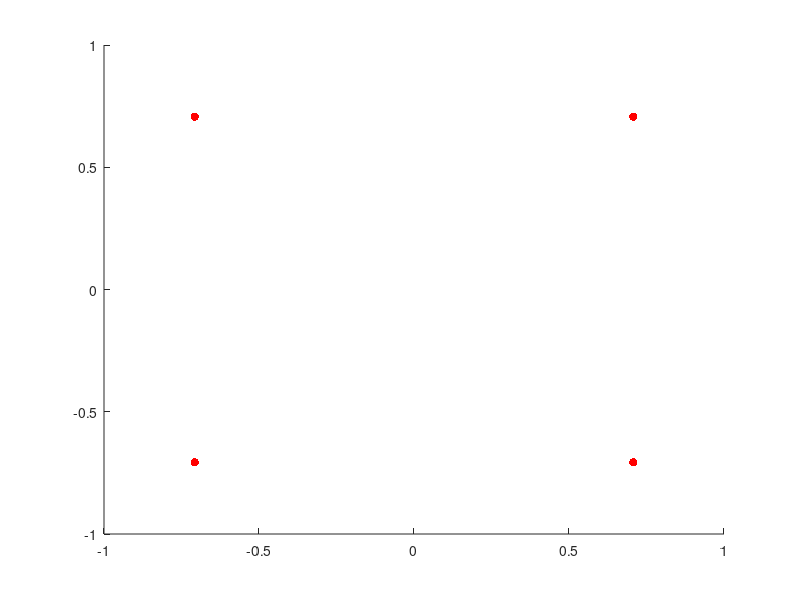
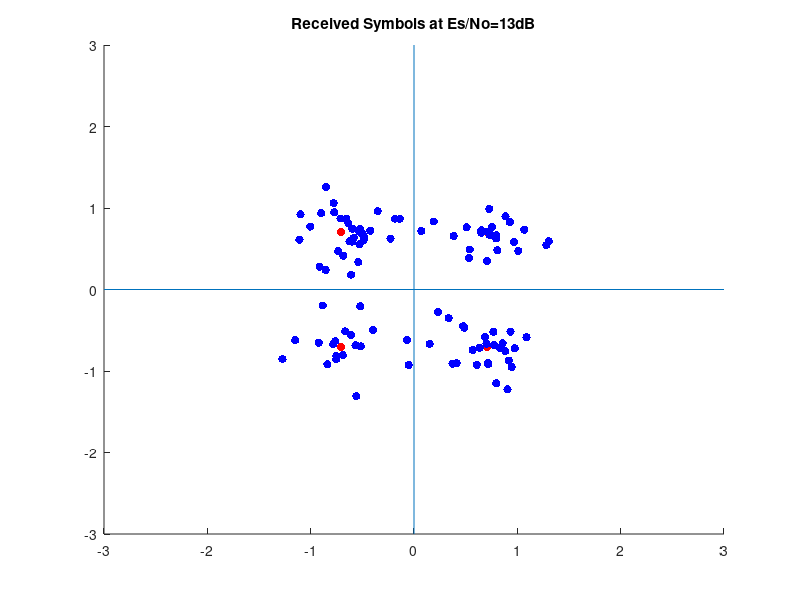

The MATLAB source for these figures, in order: (Note: this script raises an error after producing the figures.)
% CT111 Lab 6
% Developer: Dr. Adit Shah
% ID: 201901454

%% QPSK Modem

% Modulation
r=1/sqrt(2);
M=4;
L=100;
k=2;
Es=2.5;
s=[-r,-r;-r,r;r,-r;r,r];
scatter(s(:,1),s(:,2),'r','filled');
data_packet=randi(2,1,k*L)-1;
transmitted=-ones(L,2);
% Converting into L parallel blocks each having k bits
for i=1:L
    temp=data_packet(i*k-k+1:i*k);
    if(temp==[0 0])
        transmitted(i,:)=s(1,:);
    elseif(temp==[0 1])
        transmitted(i,:)=s(2,:);
    elseif(temp==[1 0])
        transmitted(i,:)=s(3,:);
    elseif(temp==[1 1])
        transmitted(i,:)=s(4,:);
    end
end

% AWGN Channel
noise=-ones(L,2);  % Allocating memory for noise beforehand
SNR=13;
SNR_lin=10.^(0.1*SNR);
sigma2=0.5*Es./(SNR_lin);
sigma=sqrt(sigma2);
noise(:,1)=sigma*randn(1,L);
noise(:,2)=sigma*randn(1,L);
% disp(var(noise(:,1)));
% disp(sigma2);

% Demodulator
received=transmitted+noise;     % Adding AWGN to the transmitted symbols

% Constellation plot of received symbols superimposed on transmitted
% symbols
figure(2);
scatter(transmitted(:,1),transmitted(:,2),'r','filled');
hold on;
scatter(received(:,1),received(:,2),'b','filled');
hold on;
xlim([-3 3])
ylim([-3 3])
xL = xlim;
yL = ylim;
line([0 0], yL);  %y-axis
line(xL, [0 0]);  %x-axis
title('Received Symbols at Es/No=13dB');
% Minimum distance symbol detection
demodulated=-ones(L,2);
for i=1:L
    temp=received(i,:);
     min=deuclid(temp,s(1,:));
     for j=1:M
         if(deuclid(temp,s(j,:))<=min)
             min=deuclid(temp,s(j,:));
             demodulated(i,:)=s(j,:);
         end
     end
end

% To find the number of symbols received in error
j=sqrt(-1);
diff=demodulated-transmitted;
comp_diff=diff(:,1)+j*diff(:,2);
comp_diff(comp_diff~=0)=1;
symb_err=(sum(comp_diff))/L;  % prob. of symbols getting received in error

%% Monte Carlo Simulations for QPSK
clc; close all;
Nsim=10000;
r=1/sqrt(2);
M=4;
L=100;
k=2;
Es=1;
s=[-r,-r;-r,r;r,-r;r,r];
symb_err_prob=zeros(1,16);
Psymb_err_UUB=zeros(1,16);
for t=0:1:15
    for z=1:Nsim
        % Modulation
        data_packet=randi(2,1,k*L)-1;
        transmitted=-ones(L,2);
        % Converting into L parallel blocks each having k bits
        for i=1:L
            temp=data_packet(i*k-k+1:i*k);
            if(temp==[0 0])
                transmitted(i,:)=s(1,:);
            elseif(temp==[0 1])
                transmitted(i,:)=s(2,:);
            elseif(temp==[1 0])
                transmitted(i,:)=s(3,:);
            elseif(temp==[1 1])
                transmitted(i,:)=s(4,:);
            end
        end

        % AWGN Channel
        noise=-ones(L,2);  % Allocating memory for noise beforehand
        SNR=t;
        SNR_lin=10.^(0.1*SNR);
        sigma2=0.5*Es./(SNR_lin);
        sigma=sqrt(sigma2);
        noise(:,1)=sigma*randn(1,L);
        noise(:,2)=sigma*randn(1,L);

        % Demodulator
        received=transmitted+noise;     % Adding AWGN to the transmitted symbols

        % Minimum distance symbol detection
        demodulated=-ones(L,2);
        for i=1:L
            temp=received(i,:);
             min=deuclid(temp,s(1,:));
             for j=1:M
                 if(deuclid(temp,s(j,:))<=min)
                     min=deuclid(temp,s(j,:));
                     demodulated(i,:)=s(j,:);
                 end
             end
        end

        % To find the number of symbols received in error
        j=sqrt(-1);
        diff=demodulated-transmitted;
        comp_diff=diff(:,1)+j*diff(:,2);
        comp_diff(comp_diff~=0)=1;
        symb_err=(sum(comp_diff))/L;   % prob. of symbols getting received in error
        symb_err_prob(t+1)=symb_err_prob(t+1)+symb_err;
    end
    symb_err_prob(t+1)=symb_err_prob(t+1)/Nsim;
    Psymb_err_UUB(t+1)=2*qfunc(sqrt(2)/(2*sigma))+qfunc(2/(2*sigma));
end
SNR=0:1:15;
semilogy(SNR,symb_err_prob,'bo:','linewidth',2,'markerfacecolor','b');
hold on;
semilogy(SNR,Psymb_err_UUB,'r','linewidth',2);
legend('Simulatation','Theory');
title('Symbol Error Probability Evaluation for QPSK Modulation');
ylabel('Probability of Symbol Error');
xlabel('E_s/N_0 in dB'); grid


%% 8-PSK Modem
% Modulation
r=1/sqrt(2);
M=8;
L=100;
k=3;
Es=1;
s=[0 1;r r;1 0;r -r;0 -1;-r -r;-1 0;-r r];
scatter(s(:,1),s(:,2),'r','filled');
data_packet=randi(2,1,k*L)-1;
transmitted=-ones(L,2);
% Converting into L parallel blocks each having k bits(gray code)
for i=1:L
    temp=data_packet(i*k-k+1:i*k);
    if(temp==[0 0 0])
        transmitted(i,:)=s(1,:);
    elseif(temp==[0 0 1])
        transmitted(i,:)=s(2,:);
    elseif(temp==[0 1 1])
        transmitted(i,:)=s(3,:);
    elseif(temp==[0 1 0])
        transmitted(i,:)=s(4,:);
    elseif(temp==[1 1 0])
        transmitted(i,:)=s(5,:);
    elseif(temp==[1 1 1])
        transmitted(i,:)=s(6,:);
    elseif(temp==[1 0 1])
        transmitted(i,:)=s(7,:);
    elseif(temp==[1 0 0])
        transmitted(i,:)=s(8,:);
    end
end

% AWGN Channel
noise=-ones(L,2);  % Allocating memory for noise beforehand
SNR=13;
SNR_lin=10.^(0.1*SNR);
sigma2=0.5*Es./(SNR_lin);
sigma=sqrt(sigma2);
noise(:,1)=sigma*randn(1,L);
noise(:,2)=sigma*randn(1,L);

% Demodulator
received=transmitted+noise;     % Adding AWGN to the transmitted symbols

% Constellation plot of received symbols superimposed on transmitted
% symbols
figure(2);
scatter(transmitted(:,1),transmitted(:,2),'r','filled');
hold on;
scatter(received(:,1),received(:,2),'b','filled');
title('Received Symbols at Es/No=13dB');
xlim([-2.5 2.5])
ylim([-2.5 2.5])
% Minimum distance symbol detection
demodulated=-ones(L,2);
for i=1:L
    temp=received(i,:);
     min=deuclid(temp,s(1,:));
     for j=1:M
         if(deuclid(temp,s(j,:))<=min)
             min=deuclid(temp,s(j,:));
             demodulated(i,:)=s(j,:);
         end
     end
end

% To find the number of symbols received in error
j=sqrt(-1);
diff=demodulated-transmitted;
comp_diff=diff(:,1)+j*diff(:,2);
comp_diff(comp_diff~=0)=1;
symb_err=(sum(comp_diff))/L;  % prob. of symbols getting received in error

%% Monte Carlo Simulations for 8-PSK
clc; close all;
Nsim=10000;
r=1/sqrt(2);
M=8;
L=100;
k=3;
Es=1;
s=[0 1;r r;1 0;r -r;0 -1;-r -r;-1 0;-r r];
symb_err_prob=zeros(1,16);
Psymb_err_IUB=zeros(1,16);
for t=0:1:15
    for z=1:Nsim
        % Modulation
        data_packet=randi(2,1,k*L)-1;
        transmitted=-ones(L,2);
        % Converting into L parallel blocks each having k bits
        for i=1:L
            temp=data_packet(i*k-k+1:i*k);
            if(temp==[0 0 0])
                transmitted(i,:)=s(1,:);
            elseif(temp==[0 0 1])
                transmitted(i,:)=s(2,:);
            elseif(temp==[0 1 1])
                transmitted(i,:)=s(3,:);
            elseif(temp==[0 1 0])
                transmitted(i,:)=s(4,:);
            elseif(temp==[1 1 0])
                transmitted(i,:)=s(5,:);
            elseif(temp==[1 1 1])
                transmitted(i,:)=s(6,:);
            elseif(temp==[1 0 1])
                transmitted(i,:)=s(7,:);
            elseif(temp==[1 0 0])
                transmitted(i,:)=s(8,:);
            end
        end

        % AWGN Channel
        noise=-ones(L,2);  % Allocating memory for noise beforehand
        SNR=t;
        SNR_lin=10.^(0.1*SNR);
        sigma2=0.5*Es./(SNR_lin);
        sigma=sqrt(sigma2);
        noise(:,1)=sigma*randn(1,L);
        noise(:,2)=sigma*randn(1,L);

        % Demodulator
        received=transmitted+noise;     % Adding AWGN to the transmitted symbols

        % Minimum distance symbol detection
        demodulated=-ones(L,2);
        for i=1:L
            temp=received(i,:);
             min=deuclid(temp,s(1,:));
             for j=1:M
                 if(deuclid(temp,s(j,:))<=min)
                     min=deuclid(temp,s(j,:));
                     demodulated(i,:)=s(j,:);
                 end
             end
        end

        % To find the number of symbols received in error
        j=sqrt(-1);
        diff=demodulated-transmitted;
        comp_diff=diff(:,1)+j*diff(:,2);
        comp_diff(comp_diff~=0)=1;
        symb_err=(sum(comp_diff))/L;   % prob. of symbols getting received in error
        symb_err_prob(t+1)=symb_err_prob(t+1)+symb_err;
    end
    symb_err_prob(t+1)=symb_err_prob(t+1)/Nsim;
    Psymb_err_IUB(t+1)=2*qfunc(sqrt((2-sqrt(2)))/(2*sigma));
end
SNR=0:1:15;
semilogy(SNR,symb_err_prob,'bo:','linewidth',2,'markerfacecolor','b');
hold on;
semilogy(SNR,Psymb_err_IUB,'r','linewidth',2);
legend('Simulatation','Theory');
title('Symbol Error Probability Evaluation for 8-PSK Modulation');
ylabel('Probability of Symbol Error');
xlabel('E_s/N_0 in dB'); grid;

%% 16-APSK Modem

% Modulation
M=16;
r=1/sqrt(2);
x=cosd(22.5);
y=sind(22.5);
L=100;
k=4;
Es=15/4;
s=[-1,-1;-1,1;1,-1;1,1;-3,-3;-3,3;3,-3;3,3;
   -3,-1;-3,1;3,-1;3,1;-1,-3;-1,3;1,-3;1,3];
scatter(s(:,1),s(:,2),'r','filled');
data_packet=randi(2,1,k*L)-1;
transmitted=-ones(L,2);
% Converting into L parallel blocks each having k bits(gray code)
for i=1:L
    temp=data_packet(i*k-k+1:i*k);
    if(temp==[0 1 0 1])
        transmitted(i,:)=s(1,:);
    elseif(temp==[1 0 0 1])
        transmitted(i,:)=s(2,:);
    elseif(temp==[0 1 1 0])
        transmitted(i,:)=s(3,:);
    elseif(temp==[1 0 1 0])
        transmitted(i,:)=s(4,:);
    elseif(temp==[0 0 0 0])
        transmitted(i,:)=s(5,:);
    elseif(temp==[1 1 0 0])
        transmitted(i,:)=s(6,:);
    elseif(temp==[0 0 1 1])
        transmitted(i,:)=s(7,:);
    elseif(temp==[1 1 1 1])
        transmitted(i,:)=s(8,:);
    elseif(temp==[0 1 0 0])
        transmitted(i,:)=s(9,:);
    elseif(temp==[1 0 0 0])
        transmitted(i,:)=s(10,:);
    elseif(temp==[0 1 1 1])
        transmitted(i,:)=s(11,:);
    elseif(temp==[1 0 1 1])
        transmitted(i,:)=s(12,:);
    elseif(temp==[0 0 0 1])
        transmitted(i,:)=s(13,:);
    elseif(temp==[1 1 0 1])
        transmitted(i,:)=s(14,:);
    elseif(temp==[0 0 1 0])
        transmitted(i,:)=s(15,:);
    elseif(temp==[1 1 1 0])
        transmitted(i,:)=s(16,:);
    end
end

% AWGN Channel
noise=-ones(L,2);  % Allocating memory for noise beforehand
SNR=13;
SNR_lin=10.^(0.1*SNR);
sigma2=0.5*Es./(SNR_lin);
sigma=sqrt(sigma2);
noise(:,1)=sigma*randn(1,L);
noise(:,2)=sigma*randn(1,L);

% Demodulator
received=transmitted+noise;     % Adding AWGN to the transmitted symbols

% Constellation plot of received symbols superimposed on transmitted
% symbols
figure(2);
scatter(transmitted(:,1),transmitted(:,2),'r','filled');
hold on;
scatter(received(:,1),received(:,2),'b','filled');
title('Received Symbols at Es/No=13dB');
y = 0;
line([-4,4],[y,y])
y = 2;
line([-4,4],[y,y])
y = -2;
line([-4,4],[y,y])
y = 4;
line([-4,4],[y,y])
y = -4;
line([-4,4],[y,y])
x = 0;
line([x,x],[-4,4])
x = 2;
line([x,x],[-4,4])
x = 4;
line([x,x],[-4,4])
x = -2;
line([x,x],[-4,4])
x = -4;
line([x,x],[-4,4])
xlim([-4 4 ])
ylim([-4 4])
% Minimum distance symbol detection
demodulated=-ones(L,2);
for i=1:L
    temp=received(i,:);
     min=deuclid(temp,s(1,:));
     for j=1:M
         if(deuclid(temp,s(j,:))<=min)
             min=deuclid(temp,s(j,:));
             demodulated(i,:)=s(j,:);
         end
     end
end

% To find the number of symbols received in error
j=sqrt(-1);
diff=demodulated-transmitted;
comp_diff=diff(:,1)+j*diff(:,2);
comp_diff(comp_diff~=0)=1;
symb_err=(sum(comp_diff))/L;  % prob. of symbols getting received in error

%% Monte Carlo Simulations for 16-APSK
clc; close all;
Nsim=10000;
M=16;
L=100;
k=4;
Es=15/4;
s=[-1,-1;-1,1;1,-1;1,1;-3,-3;-3,3;3,-3;3,3;
   -3,-1;-3,1;3,-1;3,1;-1,-3;-1,3;1,-3;1,3];
symb_err_prob=zeros(1,16);
Psymb_err_IUB=zeros(1,16);
for t=0:1:15
    for z=1:Nsim
        % Modulation
        data_packet=randi(2,1,k*L)-1;
        transmitted=-ones(L,2);
        % Converting into L parallel blocks each having k bits
        for i=1:L
            temp=data_packet(i*k-k+1:i*k);
           if(temp==[0 1 0 1])
                transmitted(i,:)=s(1,:);
            elseif(temp==[1 0 0 1])
                transmitted(i,:)=s(2,:);
            elseif(temp==[0 1 1 0])
                transmitted(i,:)=s(3,:);
            elseif(temp==[1 0 1 0])
                transmitted(i,:)=s(4,:);
            elseif(temp==[0 0 0 0])
                transmitted(i,:)=s(5,:);
            elseif(temp==[1 1 0 0])
                transmitted(i,:)=s(6,:);
            elseif(temp==[0 0 1 1])
                transmitted(i,:)=s(7,:);
            elseif(temp==[1 1 1 1])
                transmitted(i,:)=s(8,:);
            elseif(temp==[0 1 0 0])
                transmitted(i,:)=s(9,:);
            elseif(temp==[1 0 0 0])
                transmitted(i,:)=s(10,:);
            elseif(temp==[0 1 1 1])
                transmitted(i,:)=s(11,:);
            elseif(temp==[1 0 1 1])
                transmitted(i,:)=s(12,:);
            elseif(temp==[0 0 0 1])
                transmitted(i,:)=s(13,:);
            elseif(temp==[1 1 0 1])
                transmitted(i,:)=s(14,:);
            elseif(temp==[0 0 1 0])
                transmitted(i,:)=s(15,:);
            elseif(temp==[1 1 1 0])
                transmitted(i,:)=s(16,:);
            end
        end

        % AWGN Channel
        noise=-ones(L,2);  % Allocating memory for noise beforehand
        SNR=t;
        SNR_lin=10.^(0.1*SNR);
        sigma2=0.5*Es./(SNR_lin);
        sigma=sqrt(sigma2);
        noise(:,1)=sigma*randn(1,L);
        noise(:,2)=sigma*randn(1,L);

        % Demodulator
        received=transmitted+noise;     % Adding AWGN to the transmitted symbols

        % Minimum distance symbol detection
        demodulated=-ones(L,2);
        for i=1:L
            temp=received(i,:);
             min=deuclid(temp,s(1,:));
             for j=1:M
                 if(deuclid(temp,s(j,:))<=min)
                     min=deuclid(temp,s(j,:));
                     demodulated(i,:)=s(j,:);
                 end
             end
        end

        % To find the number of symbols received in error
        j=sqrt(-1);
        diff=demodulated-transmitted;
        comp_diff=diff(:,1)+j*diff(:,2);
        comp_diff(comp_diff~=0)=1;
        symb_err=(sum(comp_diff))/L;   % prob. of symbols getting received in error
        symb_err_prob(t+1)=symb_err_prob(t+1)+symb_err;
    end
    symb_err_prob(t+1)=symb_err_prob(t+1)/Nsim;
    Psymb_err_IUB(t+1)=4*qfunc(2/(2*sigma));
end
SNR=0:1:15;
semilogy(SNR,symb_err_prob,'bo:','linewidth',2,'markerfacecolor','b');
hold on;
semilogy(SNR,Psymb_err_IUB,'r','linewidth',2);
legend('Simulatation','Theory');
title('Symbol Error Probability Evaluation for 16-APSK Modulation');
ylabel('Probability of Symbol Error');
xlabel('E_s/N_0 in dB'); grid;
%% 32-QAM Modem

% Modulation
M=32;
L=100;
k=5;
Es=150/32;
s=[0.5 0.5;0.5 1.5;0.5 2.5;1.5 0.5;1.5 1.5;1.5 2.5;2.5 0.5;2.5 1.5;
   -0.5 0.5;-0.5 1.5;-0.5 2.5;-1.5 0.5;-1.5 1.5;-1.5 2.5;-2.5 0.5;-2.5 1.5;
   -0.5 -0.5;-0.5 -1.5;-0.5 -2.5;-1.5 -0.5;-1.5 -1.5;-1.5 -2.5;-2.5 -0.5;-2.5 -1.5;
   0.5 -0.5;0.5 -1.5;0.5 -2.5;1.5 -0.5;1.5 -1.5;1.5 -2.5;2.5 -0.5;2.5 -1.5;];
scatter(s(:,1),s(:,2),'r','filled');
data_packet=randi(2,1,k*L)-1;
transmitted=-ones(L,2);
% Converting into L parallel blocks each having k bits(gray code)
for i=1:L
    temp=data_packet(i*k-k+1:i*k);
    if(temp==[0 0 0 1 1])
        transmitted(i,:)=s(1,:);
    elseif(temp==[1 0 1 1 1])
        transmitted(i,:)=s(2,:);
    elseif(temp==[0 1 0 0 1])
        transmitted(i,:)=s(3,:);
    elseif(temp==[0 0 1 1 0])
        transmitted(i,:)=s(4,:);
    elseif(temp==[0 1 0 1 0])
        transmitted(i,:)=s(5,:);
    elseif(temp==[0 1 1 0 0])
        transmitted(i,:)=s(6,:);
    elseif(temp==[0 1 1 1 1])
        transmitted(i,:)=s(7,:);
    elseif(temp==[0 0 1 0 1])
        transmitted(i,:)=s(8,:);
    elseif(temp==[0 0 0 0 0])
        transmitted(i,:)=s(9,:);
    elseif(temp==[1 0 0 1 0])
        transmitted(i,:)=s(10,:);
    elseif(temp==[1 1 1 1 0])
        transmitted(i,:)=s(11,:);
    elseif(temp==[1 0 0 0 1])
        transmitted(i,:)=s(12,:);
    elseif(temp==[1 1 0 1 1])
        transmitted(i,:)=s(13,:);
    elseif(temp==[1 1 1 0 1])
        transmitted(i,:)=s(14,:);
    elseif(temp==[1 1 0 0 0])
        transmitted(i,:)=s(15,:);
    elseif(temp==[1 0 1 0 0])
        transmitted(i,:)=s(16,:);
    elseif(temp==[0 1 1 0 1])
        transmitted(i,:)=s(17,:);
    elseif(temp==[1 1 1 1 1])
        transmitted(i,:)=s(18,:);
    elseif(temp==[1 0 0 1 1])
        transmitted(i,:)=s(19,:);
    elseif(temp==[0 1 1 1 0])
        transmitted(i,:)=s(20,:);
    elseif(temp==[1 0 1 1 0])
        transmitted(i,:)=s(21,:);
    elseif(temp==[0 0 0 1 0])
        transmitted(i,:)=s(22,:);
    elseif(temp==[0 0 1 1 1])
        transmitted(i,:)=s(23,:);
    elseif(temp==[0 1 0 1 1])
        transmitted(i,:)=s(24,:);
    elseif(temp==[1 1 1 0 0])
        transmitted(i,:)=s(25,:);
    elseif(temp==[1 1 0 1 0])
        transmitted(i,:)=s(26,:);
    elseif(temp==[0 0 1 0 0])
        transmitted(i,:)=s(27,:);
    elseif(temp==[1 1 0 0 1])
        transmitted(i,:)=s(28,:);
    elseif(temp==[1 0 1 0 1])
        transmitted(i,:)=s(29,:);
    elseif(temp==[0 0 0 0 1])
        transmitted(i,:)=s(30,:);
    elseif(temp==[1 0 0 0 0])
        transmitted(i,:)=s(31,:);
    elseif(temp==[0 1 0 0 0])
        transmitted(i,:)=s(32,:);
    end
end

% AWGN Channel
noise=-ones(L,2);  % Allocating memory for noise beforehand
SNR=13;
SNR_lin=10.^(0.1*SNR);
sigma2=0.5*Es./(SNR_lin);
sigma=sqrt(sigma2);
noise(:,1)=sigma*randn(1,L);
noise(:,2)=sigma*randn(1,L);

% Demodulator
received=transmitted+noise;     % Adding AWGN to the transmitted symbols

% Constellation plot of received symbols superimposed on transmitted
% symbols
figure(2);
scatter(transmitted(:,1),transmitted(:,2),'r','filled');
hold on;
scatter(received(:,1),received(:,2),'b','filled');
title('Received Symbols at Es/No=13dB');
xlim([-6 6 ])
ylim([-6 6])

% Minimum distance symbol detection
demodulated=-ones(L,2);
for i=1:L
    temp=received(i,:);
     min=deuclid(temp,s(1,:));
     for j=1:M
         if(deuclid(temp,s(j,:))<=min)
             min=deuclid(temp,s(j,:));
             demodulated(i,:)=s(j,:);
         end
     end
end

% To find the number of symbols received in error
j=sqrt(-1);
diff=demodulated-transmitted;
comp_diff=diff(:,1)+j*diff(:,2);
comp_diff(comp_diff~=0)=1;
symb_err=(sum(comp_diff))/L;  % prob. of symbols getting received in error
%% Monte Carlo Simulations for 32 QAM
clc; close all;
Nsim=10000;
M=32;
L=100;
k=5;
Es=150/32;
s=[0.5 0.5;0.5 1.5;0.5 2.5;1.5 0.5;1.5 1.5;1.5 2.5;2.5 0.5;2.5 1.5;
   -0.5 0.5;-0.5 1.5;-0.5 2.5;-1.5 0.5;-1.5 1.5;-1.5 2.5;-2.5 0.5;-2.5 1.5;
   -0.5 -0.5;-0.5 -1.5;-0.5 -2.5;-1.5 -0.5;-1.5 -1.5;-1.5 -2.5;-2.5 -0.5;-2.5 -1.5;
   0.5 -0.5;0.5 -1.5;0.5 -2.5;1.5 -0.5;1.5 -1.5;1.5 -2.5;2.5 -0.5;2.5 -1.5;];
symb_err_prob=zeros(1,16);
Psymb_err_IUB=zeros(1,16);
for t=0:1:15
    for z=1:Nsim
        % Modulation
        data_packet=randi(2,1,k*L)-1;
        transmitted=-ones(L,2);
        % Converting into L parallel blocks each having k bits
        for i=1:L
             temp=data_packet(i*k-k+1:i*k);
             if(temp==[0 0 0 1 1])
                transmitted(i,:)=s(1,:);
            elseif(temp==[1 0 1 1 1])
                transmitted(i,:)=s(2,:);
            elseif(temp==[0 1 0 0 1])
                transmitted(i,:)=s(3,:);
            elseif(temp==[0 0 1 1 0])
                transmitted(i,:)=s(4,:);
            elseif(temp==[0 1 0 1 0])
                transmitted(i,:)=s(5,:);
            elseif(temp==[0 1 1 0 0])
                transmitted(i,:)=s(6,:);
            elseif(temp==[0 1 1 1 1])
                transmitted(i,:)=s(7,:);
            elseif(temp==[0 0 1 0 1])
                transmitted(i,:)=s(8,:);
            elseif(temp==[0 0 0 0 0])
                transmitted(i,:)=s(9,:);
            elseif(temp==[1 0 0 1 0])
                transmitted(i,:)=s(10,:);
            elseif(temp==[1 1 1 1 0])
                transmitted(i,:)=s(11,:);
            elseif(temp==[1 0 0 0 1])
                transmitted(i,:)=s(12,:);
            elseif(temp==[1 1 0 1 1])
                transmitted(i,:)=s(13,:);
            elseif(temp==[1 1 1 0 1])
                transmitted(i,:)=s(14,:);
            elseif(temp==[1 1 0 0 0])
                transmitted(i,:)=s(15,:);
            elseif(temp==[1 0 1 0 0])
                transmitted(i,:)=s(16,:);
            elseif(temp==[0 1 1 0 1])
                transmitted(i,:)=s(17,:);
            elseif(temp==[1 1 1 1 1])
                transmitted(i,:)=s(18,:);
            elseif(temp==[1 0 0 1 1])
                transmitted(i,:)=s(19,:);
            elseif(temp==[0 1 1 1 0])
                transmitted(i,:)=s(20,:);
            elseif(temp==[1 0 1 1 0])
                transmitted(i,:)=s(21,:);
            elseif(temp==[0 0 0 1 0])
                transmitted(i,:)=s(22,:);
            elseif(temp==[0 0 1 1 1])
                transmitted(i,:)=s(23,:);
            elseif(temp==[0 1 0 1 1])
                transmitted(i,:)=s(24,:);
            elseif(temp==[1 1 1 0 0])
                transmitted(i,:)=s(25,:);
            elseif(temp==[1 1 0 1 0])
                transmitted(i,:)=s(26,:);
            elseif(temp==[0 0 1 0 0])
                transmitted(i,:)=s(27,:);
            elseif(temp==[1 1 0 0 1])
                transmitted(i,:)=s(28,:);
            elseif(temp==[1 0 1 0 1])
                transmitted(i,:)=s(29,:);
            elseif(temp==[0 0 0 0 1])
                transmitted(i,:)=s(30,:);
            elseif(temp==[1 0 0 0 0])
                transmitted(i,:)=s(31,:);
            elseif(temp==[0 1 0 0 0])
                transmitted(i,:)=s(32,:);
            end
        end

        % AWGN Channel
        noise=-ones(L,2);  % Allocating memory for noise beforehand
        SNR=t;
        SNR_lin=10.^(0.1*SNR);
        sigma2=0.5*Es./(SNR_lin);
        sigma=sqrt(sigma2);
        noise(:,1)=sigma*randn(1,L);
        noise(:,2)=sigma*randn(1,L);

        % Demodulator
        received=transmitted+noise;     % Adding AWGN to the transmitted symbols

        % Minimum distance symbol detection
        demodulated=-ones(L,2);
        for i=1:L
            temp=received(i,:);
             min=deuclid(temp,s(1,:));
             for j=1:M
                 if(deuclid(temp,s(j,:))<=min)
                     min=deuclid(temp,s(j,:));
                     demodulated(i,:)=s(j,:);
                 end
             end
        end

        % To find the number of symbols received in error
        j=sqrt(-1);
        diff=demodulated-transmitted;
        comp_diff=diff(:,1)+j*diff(:,2);
        comp_diff(comp_diff~=0)=1;
        symb_err=(sum(comp_diff))/L;   % prob. of symbols getting received in error
        symb_err_prob(t+1)=symb_err_prob(t+1)+symb_err;
    end
    symb_err_prob(t+1)=symb_err_prob(t+1)/Nsim;
    Psymb_err_IUB(t+1)=4*qfunc(sqrt(1)/(2*sigma));
end
SNR=0:1:15;
semilogy(SNR,symb_err_prob,'bo:','linewidth',2,'markerfacecolor','b');
hold on;
semilogy(SNR,Psymb_err_IUB,'r','linewidth',2);
legend('Simulatation','Theory');
title('Symbol Error Probability Evaluation for 32 QAM Modulation');
ylabel('Probability of Symbol Error');
xlabel('E_s/N_0 in dB'); grid;

